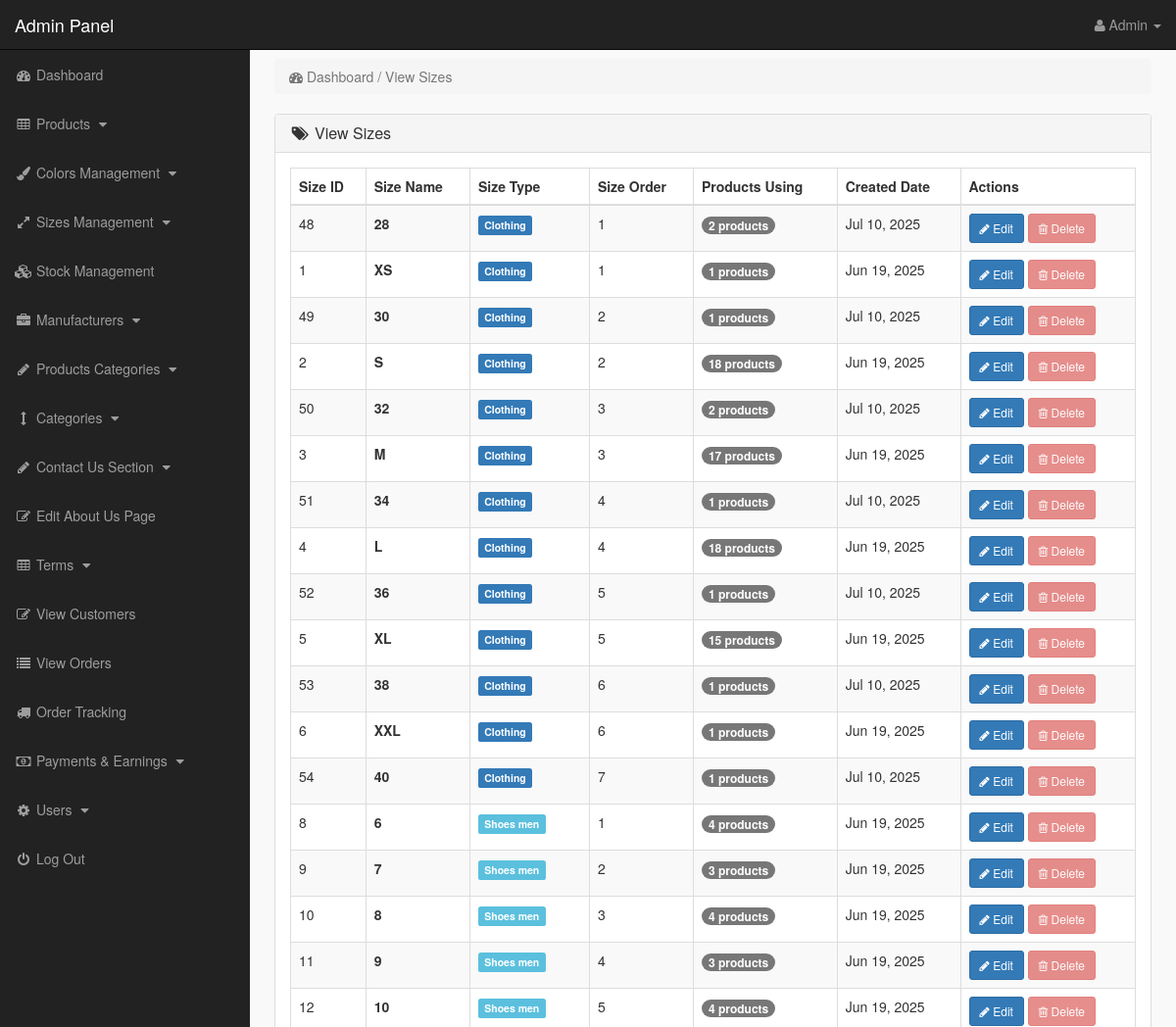
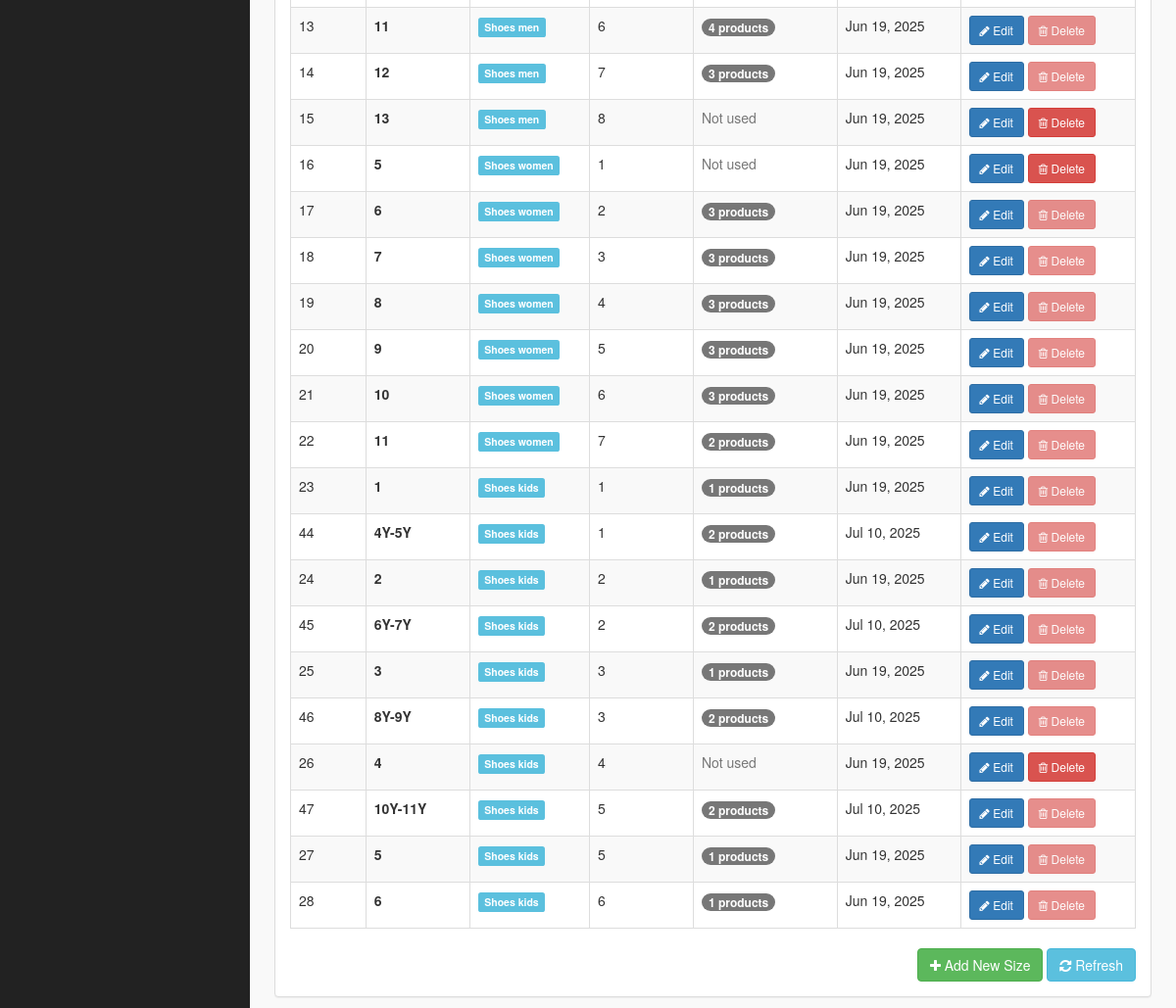
The page /admin_area/index.php?view_sizes (signed in) on the database its author committed (2 pictures, top to bottom).
### tables this page shows
CREATE TABLE `sizes` (
  `size_id` int(10) NOT NULL,
  `size_name` varchar(50) NOT NULL,
  `size_type` enum('clothing','shoes_men','shoes_women','shoes_kids','custom') DEFAULT 'clothing',
  `size_order` int(3) DEFAULT 1,
  `size_desc` text DEFAULT NULL,
  `size_status` enum('active','inactive') DEFAULT 'active',
  `created_date` timestamp NOT NULL DEFAULT current_timestamp(),
  `updated_date` timestamp NOT NULL DEFAULT current_timestamp() ON UPDATE current_timestamp()
);

### admin_area/view_sizes.php (the view, shortened to what this page needs)
<div class="row">
    <div class="col-lg-12">
        <ol class="breadcrumb">
            <li class="active">
                <i class="fa fa-dashboard"></i> Dashboard / View Sizes
            </li>
        </ol>
    </div>
</div>
<div class="row">
    <div class="col-lg-12">
        <div class="panel panel-default">
            <div class="panel-heading">
                <h3 class="panel-title">
                    <i class="fa fa-tags fa-fw"></i> View Sizes
                </h3>
            </div>
            <div class="panel-body">
                <div class="table-responsive">
                    <table class="table table-bordered table-hover table-striped">
                        <thead>
                            <tr>
                                <th>Size ID</th>
                                <th>Size Name</th>
                                <th>Size Type</th>
                                <th>Size Order</th>
                                <th>Products Using</th>
                                <th>Created Date</th>
                                <th>Actions</th>
                            </tr>
                        </thead>
                        <tbody>
                            <?php
                            $base_query = "SELECT s.size_id, s.size_name, s.size_type, s.size_order";
                            $check_status_col = "SHOW COLUMNS FROM sizes LIKE 'size_status'";
                            $status_col_exists = mysqli_query($con, $check_status_col);
                            $has_status = mysqli_num_rows($status_col_exists) > 0;
                            $check_date_col = "SHOW COLUMNS FROM sizes LIKE 'created_date'";
                            $date_col_exists = mysqli_query($con, $check_date_col);
                            $has_date = mysqli_num_rows($date_col_exists) > 0;
                            if($has_date) {
                                $base_query .= ", s.created_date";
                            }
                            $get_sizes = $base_query . ", COUNT(ps.product_id) as product_count
                                         FROM sizes s
                                         LEFT JOIN product_sizes ps ON s.size_id = ps.size_id";
                            if($has_status) {
                                $get_sizes .= " WHERE s.size_status = 'active'";
                            }
                            $get_sizes .= " GROUP BY s.size_id
                                           ORDER BY s.size_type, s.size_order, s.size_name";
                            $run_sizes = mysqli_query($con, $get_sizes);
                            if(!$run_sizes) {
                                echo "<tr><td colspan='7'>Error loading sizes: " . mysqli_error($con) . "</td></tr>";
                            } else if(mysqli_num_rows($run_sizes) == 0) {
                                echo "<tr><td colspan='7' class='text-center'>No sizes found. <a href='index.php?insert_size' class='btn btn-sm btn-primary'>Add your first size</a></td></tr>";
                            } else {
                                while($row_sizes = mysqli_fetch_array($run_sizes)) {
                                    $size_id = $row_sizes['size_id'];
                                    $size_name = $row_sizes['size_name'];
                                    $size_type = $row_sizes['size_type'];
                                    $size_order = $row_sizes['size_order'];
                                    $product_count = $row_sizes['product_count'];
                                    $created_date = $has_date && isset($row_sizes['created_date']) ? date('M d, Y', strtotime($row_sizes['created_date'])) : 'N/A';
                            ?>
                            <tr>
                                <td><?php echo $size_id; ?></td>
                                <td><strong><?php echo htmlspecialchars($size_name); ?></strong></td>
                                <td>
                                    <span class="label label-<?php
                                        echo $size_type == 'clothing' ? 'primary' :
                                             (strpos($size_type, 'shoes') !== false ? 'info' : 'default');
                                    ?>">
                                        <?php echo ucfirst(str_replace('_', ' ', $size_type)); ?>
                                    </span>
                                </td>
                                <td><?php echo $size_order; ?></td>
                                <td>
                                    <?php if($product_count > 0): ?>
                                        <span class="badge badge-success"><?php echo $product_count; ?> products</span>
                                    <?php else: ?>
                                        <span class="text-muted">Not used</span>
                                    <?php endif; ?>
                                </td>
                                <td><?php echo $created_date; ?></td>
                                <td>
                                    <a href="index.php?edit_size=<?php echo $size_id; ?>" class="btn btn-primary btn-sm">
                                        <i class="fa fa-pencil"></i> Edit
                                    </a>
                                    <?php if($product_count == 0): ?>
                                    <a href="index.php?delete_size=<?php echo $size_id; ?>"
                                       class="btn btn-danger btn-sm"
                                       onclick="return confirm('Are you sure you want to delete this size?')">
                                        <i class="fa fa-trash-o"></i> Delete
                                    </a>
                                    <?php else: ?>
                                    <button class="btn btn-danger btn-sm" disabled title="Cannot delete - size is being used by products">
                                        <i class="fa fa-trash-o"></i> Delete
                                    </button>
                                    <?php endif; ?>
                                </td>
                            </tr>
                            <?php
                                }
                            }
                            ?>
                        </tbody>
                    </table>
                </div>
                <div class="text-right">
                    <a href="index.php?insert_size" class="btn btn-success">
                        <i class="fa fa-plus"></i> Add New Size
                    </a>
                    <a href="javascript:location.reload()" class="btn btn-info">
                        <i class="fa fa-refresh"></i> Refresh
                    </a>
                </div>
            </div>
        </div>
    </div>
</div>

### admin_area/includes/sidebar.php (shortened to what this page needs)
<?php
if(!isset($_SESSION['admin_email'])){
    echo "<script>window.open('login.php','_self')</script>";
} else {
?>
<nav class="navbar navbar-inverse navbar-fixed-top">
<div class="navbar-header">
<a class="navbar-brand" href="index.php?dashboard">Admin Panel</a>
</div>
<ul class="nav navbar-right top-nav">
<li class="dropdown">
<a href="#" class="dropdown-toggle" data-toggle="dropdown">
<i class="fa fa-user"></i>
<?php echo $admin_name; ?> <b class="caret"></b>
</a>
</li>
</ul>
<div class="collapse navbar-collapse navbar-ex1-collapse">
<ul class="nav navbar-nav side-nav">
<li>
<a href="index.php?dashboard">
<i class="fa fa-fw fa-dashboard"></i> Dashboard
</a>
</li>
<li>
<a href="#" data-toggle="collapse" data-target="#products">
<i class="fa fa-fw fa-table"></i> Products
<i class="fa fa-fw fa-caret-down"></i>
</a>
</li>
<li>
<a href="#" data-toggle="collapse" data-target="#colors">
<i class="fa fa-fw fa-paint-brush"></i> Colors Management
<i class="fa fa-fw fa-caret-down"></i>
</a>
</li>
<li>
<a href="#" data-toggle="collapse" data-target="#sizes">
<i class="fa fa-fw fa-expand"></i> Sizes Management
<i class="fa fa-fw fa-caret-down"></i>
</a>
</li>
<li>
<a href="index.php?view_stock">
<i class="fa fa-fw fa-cubes"></i> Stock Management
</a>
</li>
<li>
<a href="#" data-toggle="collapse" data-target="#manufacturers">
<i class="fa fa-fw fa-briefcase"></i> Manufacturers
<i class="fa fa-fw fa-caret-down"></i>
</a>
</li>
<li>
<a href="#" data-toggle="collapse" data-target="#p_cat">
<i class="fa fa-fw fa-pencil"></i> Products Categories
<i class="fa fa-fw fa-caret-down"></i>
</a>
</li>
<li>
<a href="#" data-toggle="collapse" data-target="#cat">
<i class="fa fa-fw fa-arrows-v"></i> Categories
<i class="fa fa-fw fa-caret-down"></i>
</a>
</li>
<li>
<a href="#" data-toggle="collapse" data-target="#contact_us">
<i class="fa fa-fw fa-pencil"></i> Contact Us Section
<i class="fa fa-fw fa-caret-down"></i>
</a>
</li>
<li>
<a href="index.php?edit_about_us">
<i class="fa fa-fw fa-edit"></i> Edit About Us Page
</a>
</li>
<li>
<a href="#" data-toggle="collapse" data-target="#terms">
<i class="fa fa-fw fa-table"></i> Terms
<i class="fa fa-fw fa-caret-down"></i>
</a>
</li>
<li>
<a href="index.php?view_customers">
<i class="fa fa-fw fa-edit"></i> View Customers
</a>
</li>
<li>
<a href="index.php?view_orders">
<i class="fa fa-fw fa-list"></i> View Orders
</a>
</li>
<li>
<a href="index.php?order_tracking">
<i class="fa fa-fw fa-truck"></i> Order Tracking
</a>
</li>
<li>
<a href="#" data-toggle="collapse" data-target="#payments">
<i class="fa fa-fw fa-money"></i> Payments & Earnings
<i class="fa fa-fw fa-caret-down"></i>
</a>
</li>
<li>
<a href="#" data-toggle="collapse" data-target="#users">
<i class="fa fa-fw fa-gear"></i> Users
<i class="fa fa-fw fa-caret-down"></i>
</a>
</li>
<li>
<a href="logout.php">
<i class="fa fa-fw fa-power-off"></i> Log Out
</a>
</li>
</ul>
</div>
</nav>
<?php } ?>

### admin_area/css/style.css (style rules this page uses)
body { margin-top:100px; }
@media (min-width: 768px) { body { margin-top:50px; } }
.top-nav { padding:0 15px; }
.top-nav>li { display:inline-block; float:left; }
.top-nav>li>a { padding-top:15px; padding-bottom:15px; line-height:20px; color:#999; }
@media (min-width: 768px) { .side-nav { position:fixed; top:51px; width:255px; border-radius:0; overflow-y:auto; background-color: #222; bottom:0; overflow-x:hidden; padding-bottom:40px; } }
@media (min-width: 768px) { .side-nav>li>a { width:255px; } }
.panel-body { border-radius:5px; }

### rows shown on the page
sizes: size_id "48", size_name "28", size_type "Clothing", size_order "1", product_count "2", created_date "Jul 10, 2025", shows "Delete"
sizes: size_id "1", size_name "XS", size_type "Clothing", size_order "1", product_count "1", created_date "Jun 19, 2025", shows "Delete"
sizes: size_id "49", size_name "30", size_type "Clothing", size_order "2", product_count "1", created_date "Jul 10, 2025", shows "Delete"
sizes: size_id "2", size_name "S", size_type "Clothing", size_order "2", product_count "18", created_date "Jun 19, 2025", shows "Delete"
sizes: size_id "50", size_name "32", size_type "Clothing", size_order "3", product_count "2", created_date "Jul 10, 2025", shows "Delete"
sizes: size_id "3", size_name "M", size_type "Clothing", size_order "3", product_count "17", created_date "Jun 19, 2025", shows "Delete"
sizes: size_id "51", size_name "34", size_type "Clothing", size_order "4", product_count "1", created_date "Jul 10, 2025", shows "Delete"
sizes: size_id "4", size_name "L", size_type "Clothing", size_order "4", product_count "18", created_date "Jun 19, 2025", shows "Delete"
sizes: size_id "52", size_name "36", size_type "Clothing", size_order "5", product_count "1", created_date "Jul 10, 2025", shows "Delete"
sizes: size_id "5", size_name "XL", size_type "Clothing", size_order "5", product_count "15", created_date "Jun 19, 2025", shows "Delete"
sizes: size_id "53", size_name "38", size_type "Clothing", size_order "6", product_count "1", created_date "Jul 10, 2025", shows "Delete"
sizes: size_id "6", size_name "XXL", size_type "Clothing", size_order "6", product_count "1", created_date "Jun 19, 2025", shows "Delete"
sizes: size_id "54", size_name "40", size_type "Clothing", size_order "7", product_count "1", created_date "Jul 10, 2025", shows "Delete"
sizes: size_id "8", size_name "6", size_type "Shoes men", size_order "1", product_count "4", created_date "Jun 19, 2025", shows "Delete"
sizes: size_id "9", size_name "7", size_type "Shoes men", size_order "2", product_count "3", created_date "Jun 19, 2025", shows "Delete"
sizes: size_id "10", size_name "8", size_type "Shoes men", size_order "3", product_count "4", created_date "Jun 19, 2025", shows "Delete"
sizes: size_id "11", size_name "9", size_type "Shoes men", size_order "4", product_count "3", created_date "Jun 19, 2025", shows "Delete"
sizes: size_id "12", size_name "10", size_type "Shoes men", size_order "5", product_count "4", created_date "Jun 19, 2025", shows "Delete"
sizes: size_id "13", size_name "11", size_type "Shoes men", size_order "6", product_count "4", created_date "Jun 19, 2025", shows "Delete"
sizes: size_id "14", size_name "12", size_type "Shoes men", size_order "7", product_count "3", created_date "Jun 19, 2025", shows "Delete"
sizes: size_id "15", size_name "13", size_type "Shoes men", size_order "8", shows "Not used", created_date "Jun 19, 2025"
sizes: size_id "16", size_name "5", size_type "Shoes women", size_order "1", shows "Not used", created_date "Jun 19, 2025"
sizes: size_id "17", size_name "6", size_type "Shoes women", size_order "2", product_count "3", created_date "Jun 19, 2025", shows "Delete"
sizes: size_id "18", size_name "7", size_type "Shoes women", size_order "3", product_count "3", created_date "Jun 19, 2025", shows "Delete"
sizes: size_id "19", size_name "8", size_type "Shoes women", size_order "4", product_count "3", created_date "Jun 19, 2025", shows "Delete"
sizes: size_id "20", size_name "9", size_type "Shoes women", size_order "5", product_count "3", created_date "Jun 19, 2025", shows "Delete"
sizes: size_id "21", size_name "10", size_type "Shoes women", size_order "6", product_count "3", created_date "Jun 19, 2025", shows "Delete"
sizes: size_id "22", size_name "11", size_type "Shoes women", size_order "7", product_count "2", created_date "Jun 19, 2025", shows "Delete"
sizes: size_id "23", size_name "1", size_type "Shoes kids", size_order "1", product_count "1", created_date "Jun 19, 2025", shows "Delete"
sizes: size_id "44", size_name "4Y-5Y", size_type "Shoes kids", size_order "1", product_count "2", created_date "Jul 10, 2025", shows "Delete"
sizes: size_id "24", size_name "2", size_type "Shoes kids", size_order "2", product_count "1", created_date "Jun 19, 2025", shows "Delete"
sizes: size_id "45", size_name "6Y-7Y", size_type "Shoes kids", size_order "2", product_count "2", created_date "Jul 10, 2025", shows "Delete"
sizes: size_id "25", size_name "3", size_type "Shoes kids", size_order "3", product_count "1", created_date "Jun 19, 2025", shows "Delete"
sizes: size_id "46", size_name "8Y-9Y", size_type "Shoes kids", size_order "3", product_count "2", created_date "Jul 10, 2025", shows "Delete"
sizes: size_id "26", size_name "4", size_type "Shoes kids", size_order "4", shows "Not used", created_date "Jun 19, 2025"
sizes: size_id "47", size_name "10Y-11Y", size_type "Shoes kids", size_order "5", product_count "2", created_date "Jul 10, 2025", shows "Delete"
sizes: size_id "27", size_name "5", size_type "Shoes kids", size_order "5", product_count "1", created_date "Jun 19, 2025", shows "Delete"
sizes: size_id "28", size_name "6", size_type "Shoes kids", size_order "6", product_count "1", created_date "Jun 19, 2025", shows "Delete"

### other values the page prints
$admin_name "Admin"
